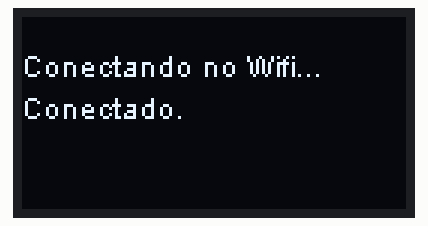
Simulated run of this sketch. Board: ESP8266 (NodeMCU). Parts: 128×64 one-colour display. WiFi joins after 1.5 s; servers stay silent unless stated; network time is answered at once with the bench clock; the local clock reads 2024-03-15 10:24:30 at power-on unless the sketch sets it; what the sketch prints to the serial monitor is not drawn.

Above: at 1.6 s.
At 2.6 s:
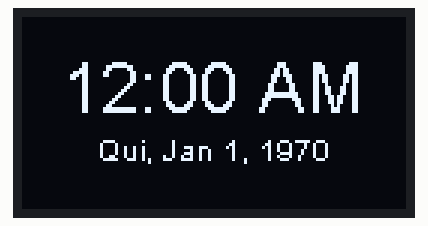

Measured:
- what the display in image 0 shows lasts 1.1 s, from 1.5 s to 2.6 s

The sketch:

Relogio_esp01.ino
```cpp
// simplestesp8266clock.ino
//
// Libraries needed:
//  Time.h & TimeLib.h:  https://github.com/PaulStoffregen/Time
//  Timezone.h: https://github.com/JChristensen/Timezone
//  SSD1306.h & SSD1306Wire.h:  https://github.com/squix78/esp8266-oled-ssd1306
//  NTPClient.h: https://github.com/arduino-libraries/NTPClient
//  ESP8266WiFi.h & WifiUDP.h: https://github.com/ekstrand/ESP8266wifi
//
// 128x64 OLED pinout:
// GND goes to ground
// Vin goes to 3.3V
// Data to I2C SDA (GPIO 0)
// Clk to I2C SCL (GPIO 2)

#include <ESP8266WiFi.h>
#include <WifiUDP.h>
#include <String.h>
#include <Wire.h>
#include <SSD1306.h>
#include <SSD1306Wire.h>
#include <NTPClient.h>
#include <Time.h>
#include <TimeLib.h>
#include <Timezone.h>

// Define NTP properties
#define NTP_OFFSET   60 * 60      // In seconds
#define NTP_INTERVAL 60 * 1000    // In miliseconds
#define NTP_ADDRESS  "ca.pool.ntp.org"  // change this to whatever pool is closest (see ntp.org)

// Set up the NTP UDP client
WiFiUDP ntpUDP;
NTPClient timeClient(ntpUDP, NTP_ADDRESS, NTP_OFFSET, NTP_INTERVAL);

// Create a display object
SSD1306  display(0x3d, 0, 2); //0x3d for the Adafruit 1.3" OLED, 0x3C being the usual address of the OLED

const char* ssid = "GalaxyA30sAltava";   // insert your own ssid
const char* password = "altava2018";              // and password
String date;
String t;
//const char * days[] = {"Sunday", "Monday", "Tuesday", "Wednesday", "Thursday", "Friday", "Saturday"} ;
//const char * months[] = {"Jan", "Feb", "Mar", "Apr", "May", "June", "July", "Aug", "Sep", "Oct", "Nov", "Dec"} ;
const char * days[] = {"Dom", "Seg", "Ter", "Qua", "Qui", "Sex", "Sab"} ;
const char * months[] = {"Jan", "Fev", "Mar", "Abr", "Mai", "Jun", "Jul", "Ago", "Set", "Out", "Nov", "Dez"} ;
const char * ampm[] = {"AM", "PM"} ;

void setup ()
{
  Serial.begin(115200); // most ESP-01's use 115200 but this could vary
  timeClient.begin();   // Start the NTP UDP client

  Wire.pins(0, 2);  // Start the OLED with GPIO 0 and 2 on ESP-01
  Wire.begin(0, 2); // 0=sda, 2=scl
  display.init();
  display.flipScreenVertically();

  // Connect to wifi
  Serial.println("");
  Serial.print("Conectando a ");
  Serial.print(ssid);
  display.drawString(0, 10, "Conectando no Wifi...");
  display.display();
  WiFi.begin(ssid, password);
  while (WiFi.status() != WL_CONNECTED)
  {
    delay(500);
    Serial.print(".");
  }
  Serial.println("");
  Serial.print("Conectado ao WiFi ip ");
  Serial.print(WiFi.localIP());
  Serial.println("");
  display.drawString(0, 24, "Conectado.");
  display.display();
  delay(1000);
}

void loop()
{
  if (WiFi.status() == WL_CONNECTED) //Check WiFi connection status
  {
    date = "";  // clear the variables
    t = "";

    // update the NTP client and get the UNIX UTC timestamp
    timeClient.update();
    unsigned long epochTime =  timeClient.getEpochTime();

    // convert received time stamp to time_t object
    time_t local, utc;
    utc = epochTime;

    // Then convert the UTC UNIX timestamp to local time
    //TimeChangeRule usEDT = {"EDT", Second, Sun, Mar, 2, -300};  //UTC - 5 hours - change this as needed
    //TimeChangeRule usEST = {"EST", First, Sun, Nov, 2, -360};   //UTC - 6 hours - change this as needed
   // Timezone usEastern(usEDT, usEST);
   // local = usEastern.toLocal(utc);

    // now format the Time variables into strings with proper names for month, day etc
    date += days[weekday(local)-1];
    date += ", ";
    date += months[month(local)-1];
    date += " ";
    date += day(local);
    date += ", ";
    date += year(local);

    // format the time to 12-hour format with AM/PM and no seconds
    t += hourFormat12(local);
    t += ":";
    if(minute(local) < 10)  // add a zero if minute is under 10
      t += "0";
    t += minute(local);
    t += " ";
    t += ampm[isPM(local)];

    // Display the date and time
    Serial.println("");
    Serial.print("Local date: ");
    Serial.print(date);
    Serial.println("");
    Serial.print("Local time: ");
    Serial.print(t);

    // print the date and time on the OLED
    display.clear();
    display.setTextAlignment(TEXT_ALIGN_CENTER);
    display.setFont(ArialMT_Plain_24);
    display.drawStringMaxWidth(64, 10, 128, t);
    display.setFont(ArialMT_Plain_10);
    display.drawStringMaxWidth(64, 38, 128, date);
    display.display();
  }
  else // attempt to connect to wifi again if disconnected
  {
    display.clear();
    display.drawString(0, 10, "Connecting to Wifi...");
    display.display();
    WiFi.begin(ssid, password);
    display.drawString(0, 24, "Connected.");
    display.display();
    delay(1000);
  }

  delay(10000);    //Send a request to update every 10 sec (= 10,000 ms)
}
```
